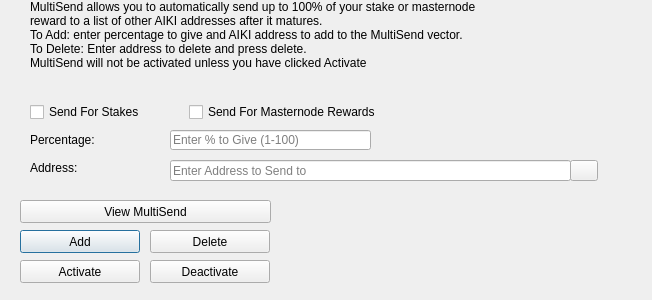
<?xml version="1.0" encoding="UTF-8"?>
<ui version="4.0">
 <class>MultiSendDialog</class>
 <widget class="QDialog" name="MultiSendDialog">
  <property name="windowModality">
   <enum>Qt::NonModal</enum>
  </property>
  <property name="geometry">
   <rect>
    <x>0</x>
    <y>0</y>
    <width>652</width>
    <height>300</height>
   </rect>
  </property>
  <property name="windowTitle">
   <string>MultiSend</string>
  </property>
  <widget class="QLineEdit" name="multiSendPercentEdit">
   <property name="geometry">
    <rect>
     <x>170</x>
     <y>130</y>
     <width>201</width>
     <height>20</height>
    </rect>
   </property>
   <property name="toolTip">
    <string>Enter whole numbers 1 - 100</string>
   </property>
   <property name="placeholderText">
    <string>Enter % to Give (1-100)</string>
   </property>
  </widget>
  <widget class="QLineEdit" name="multiSendAddressEdit">
   <property name="geometry">
    <rect>
     <x>170</x>
     <y>160</y>
     <width>401</width>
     <height>21</height>
    </rect>
   </property>
   <property name="toolTip">
    <string/>
   </property>
   <property name="placeholderText">
    <string>Enter Address to Send to</string>
   </property>
  </widget>
  <widget class="QLabel" name="label_2">
   <property name="geometry">
    <rect>
     <x>30</x>
     <y>0</y>
     <width>451</width>
     <height>121</height>
    </rect>
   </property>
   <property name="lineWidth">
    <number>1</number>
   </property>
   <property name="text">
    <string>MultiSend allows you to automatically send up to 100% of your stake or masternode reward to a list of other AIKI addresses after it matures.
To Add: enter percentage to give and AIKI address to add to the MultiSend vector.
To Delete: Enter address to delete and press delete.
MultiSend will not be activated unless you have clicked Activate</string>
   </property>
   <property name="alignment">
    <set>Qt::AlignLeading|Qt::AlignLeft|Qt::AlignTop</set>
   </property>
   <property name="wordWrap">
    <bool>true</bool>
   </property>
  </widget>
  <widget class="QLabel" name="message">
   <property name="geometry">
    <rect>
     <x>290</x>
     <y>200</y>
     <width>351</width>
     <height>91</height>
    </rect>
   </property>
   <property name="text">
    <string/>
   </property>
  </widget>
  <widget class="QPushButton" name="addButton">
   <property name="geometry">
    <rect>
     <x>20</x>
     <y>230</y>
     <width>120</width>
     <height>23</height>
    </rect>
   </property>
   <property name="toolTip">
    <string/>
   </property>
   <property name="statusTip">
    <string>Add to MultiSend Vector</string>
   </property>
   <property name="text">
    <string>Add</string>
   </property>
  </widget>
  <widget class="QPushButton" name="disableButton">
   <property name="geometry">
    <rect>
     <x>150</x>
     <y>260</y>
     <width>120</width>
     <height>23</height>
    </rect>
   </property>
   <property name="statusTip">
    <string>Deactivate MultiSend</string>
   </property>
   <property name="text">
    <string>Deactivate</string>
   </property>
  </widget>
  <widget class="QPushButton" name="addressBookButton">
   <property name="geometry">
    <rect>
     <x>570</x>
     <y>160</y>
     <width>28</width>
     <height>21</height>
    </rect>
   </property>
   <property name="toolTip">
    <string>Choose an address from the address book</string>
   </property>
   <property name="text">
    <string/>
   </property>
   <property name="icon">
    <iconset resource="../aiki.qrc">
     <normaloff>:/icons/address-book</normaloff>:/icons/address-book</iconset>
   </property>
   <property name="shortcut">
    <string>Alt+A</string>
   </property>
   <property name="autoDefault">
    <bool>false</bool>
   </property>
  </widget>
  <widget class="QLabel" name="label">
   <property name="geometry">
    <rect>
     <x>30</x>
     <y>130</y>
     <width>121</width>
     <height>20</height>
    </rect>
   </property>
   <property name="toolTip">
    <string>Percentage of stake to send</string>
   </property>
   <property name="text">
    <string>Percentage:</string>
   </property>
  </widget>
  <widget class="QLabel" name="label_5">
   <property name="geometry">
    <rect>
     <x>30</x>
     <y>160</y>
     <width>111</width>
     <height>16</height>
    </rect>
   </property>
   <property name="toolTip">
    <string>Address to send portion of stake to</string>
   </property>
   <property name="text">
    <string>Address:</string>
   </property>
  </widget>
  <widget class="QPushButton" name="deleteButton">
   <property name="geometry">
    <rect>
     <x>150</x>
     <y>230</y>
     <width>120</width>
     <height>23</height>
    </rect>
   </property>
   <property name="toolTip">
    <string/>
   </property>
   <property name="statusTip">
    <string>Delete Address From MultiSend Vector</string>
   </property>
   <property name="text">
    <string>Delete</string>
   </property>
  </widget>
  <widget class="QPushButton" name="activateButton">
   <property name="geometry">
    <rect>
     <x>20</x>
     <y>260</y>
     <width>120</width>
     <height>23</height>
    </rect>
   </property>
   <property name="statusTip">
    <string>Activate MultiSend</string>
   </property>
   <property name="text">
    <string>Activate</string>
   </property>
  </widget>
  <widget class="QPushButton" name="viewButton">
   <property name="geometry">
    <rect>
     <x>20</x>
     <y>200</y>
     <width>251</width>
     <height>23</height>
    </rect>
   </property>
   <property name="toolTip">
    <string/>
   </property>
   <property name="statusTip">
    <string>View MultiSend Vector</string>
   </property>
   <property name="text">
    <string>View MultiSend</string>
   </property>
  </widget>
  <widget class="QWidget" name="horizontalLayoutWidget">
   <property name="geometry">
    <rect>
     <x>30</x>
     <y>100</y>
     <width>351</width>
     <height>24</height>
    </rect>
   </property>
   <layout class="QHBoxLayout" name="horizontalLayout">
    <item>
     <widget class="QCheckBox" name="multiSendStakeCheckBox">
      <property name="text">
       <string>Send For Stakes</string>
      </property>
     </widget>
    </item>
    <item>
     <widget class="QCheckBox" name="multiSendMasternodeCheckBox">
      <property name="text">
       <string>Send For Masternode Rewards</string>
      </property>
     </widget>
    </item>
   </layout>
  </widget>
 </widget>
 <resources>
  <include location="../aiki.qrc"/>
 </resources>
 <connections/>
</ui>
